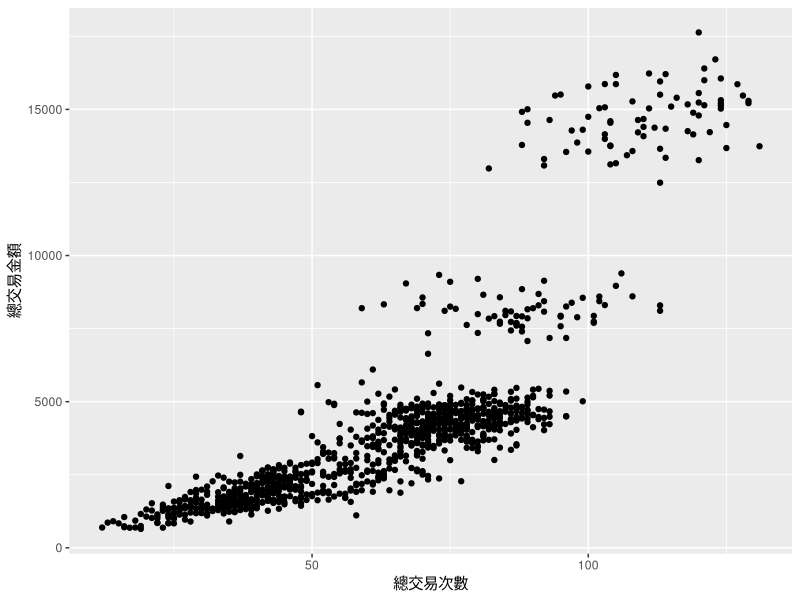

R code for this plot: (Note: this script raises an error after producing the figure.)
#MIS241-0510LAB
library(ggplot2)
library(ggfortify)
library(caTools)

## 讀取資料集BankChurners.csv
data <- read.csv("BankChurners.csv")
View(data)
### 小考題目：嘗試建立一個簡單線性模型，以總交易次數(Total_Trans_Ct)去預測總交易金額(Total_Trans_Amt)

## 畫出散佈圖 (20%)
ggplot(data, aes(x = Total_Trans_Ct, y = Total_Trans_Amt)) +
  geom_point() +
  labs(
    y = "總交易金額",
    x = "總交易次數"
  )
## 建立模型 (20%)
model <- lm(Total_Trans_Amt ~ Total_Trans_Ct, data) 
            #Total_Trans_Amt(要預測的變數)
summary(model)
#Residuals:
#  Min      1Q  Median      3Q     Max 
#-3523.1 -1390.2  -259.2   816.5  7839.2 

#Coefficients:
#               Estimate Std. Error t value Pr(>|t|)    
#(Intercept)     -3136.1      178.5  -17.57   <2e-16 ***
# Total_Trans_Ct    116.1        2.6   44.63   <2e-16 ***
#  ---
#  Signif. codes:  0 ‘***’ 0.001 ‘**’ 0.01 ‘*’ 0.05 ‘.’ 0.1 ‘ ’ 1

#Residual standard error: 1993 on 1017 degrees of freedom
#Multiple R-squared:  0.662,	Adjusted R-squared:  0.6617 
#F-statistic:  1992 on 1 and 1017 DF,  p-value: < 2.2e-16

## 檢查模型是否符合assumption (20%)
##Normality test of residual
shapiro.test(model$residual)
#p-value < 2.2e-16，殘差不符合常態分佈

##Indepenence test of residuals
durbinWatsonTest(model)
#p = 0，殘差間有關連

##Homoscedasticity of the residuals
ncvTest(model)
#p = < 2.22e-16，殘差間的變異數不具有同質性

##
autoplot(model)
## 請解釋模型的beta0與beta1的意義 (40%)
#beta0：當總交易量為0時，模型預測的總交易金額為-3136.1元。
#       這個數字並沒有實際意義，因為總交易次數為0是不可能的情況。
#       這個參數的主要作用是調整回歸線的位置。
#beta1：當總交易次數每增加1次時，模型預測的總交易金額會增加116.1元
